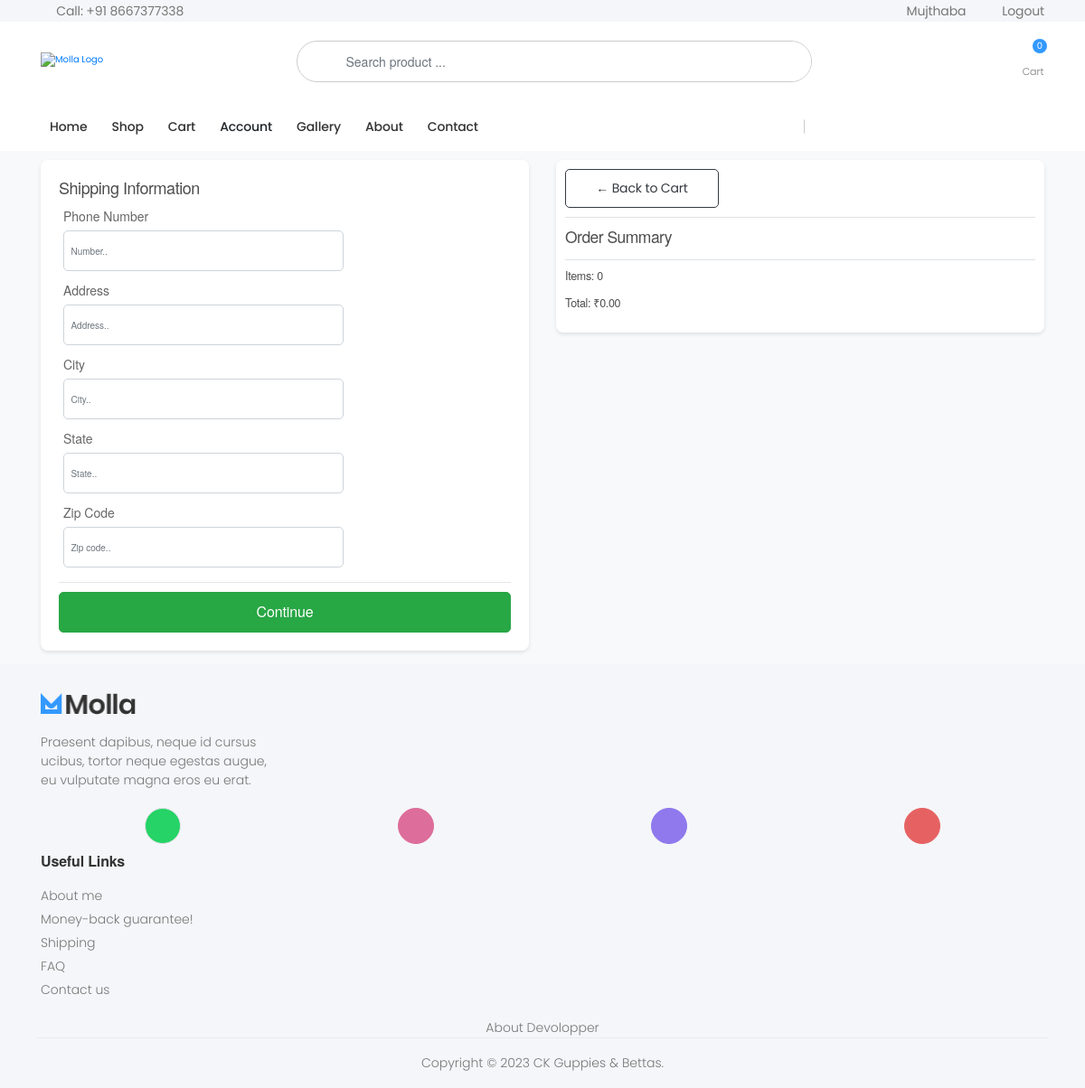
/checkout/ (signed in), run on an earlier commit of the app's database.
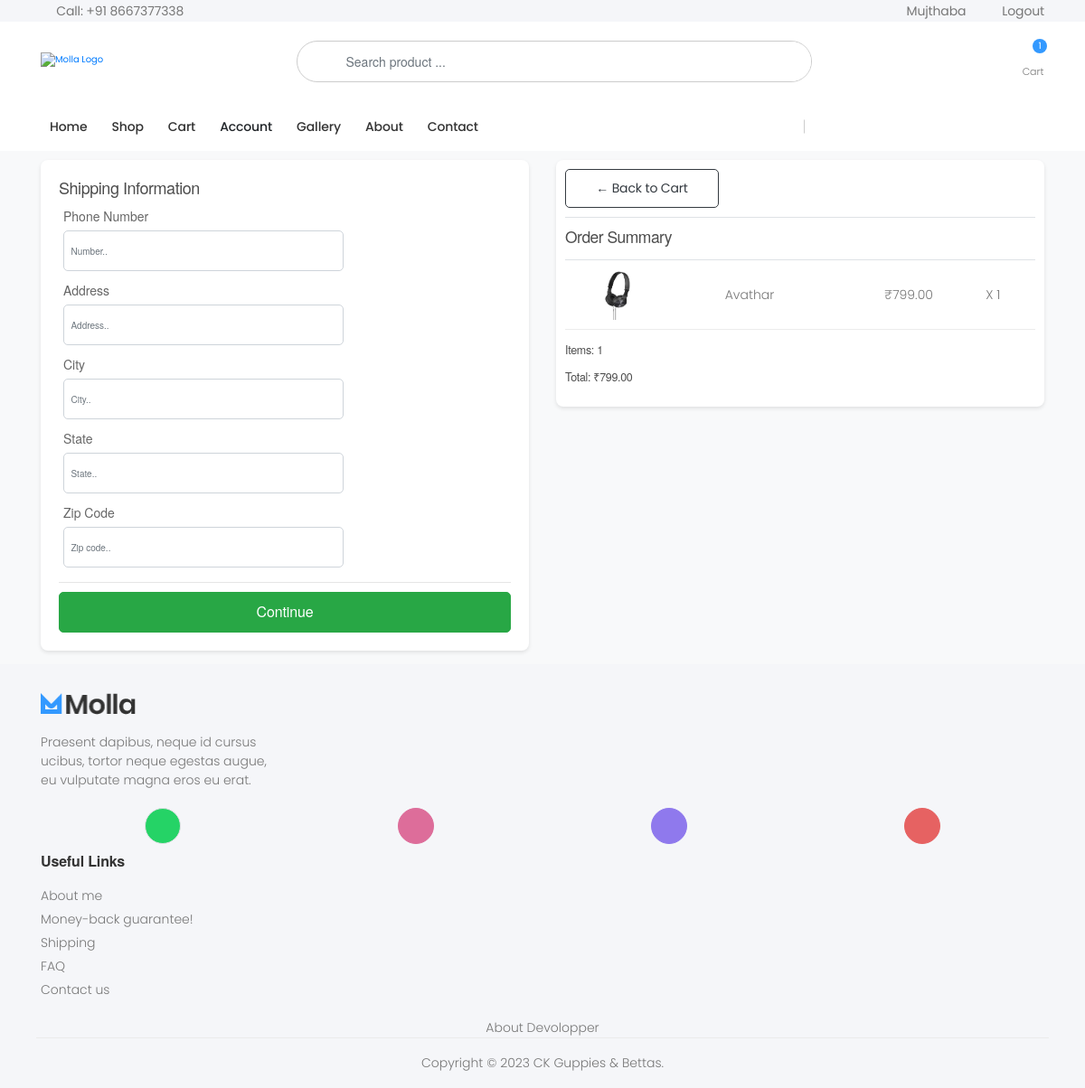
And on a later commit of the database.
### store/models.py (models this page shows, shortened)
class Order(models.Model):
	customer = models.ForeignKey(Customer, on_delete=models.SET_NULL, null=True, blank=True)
	date_ordered = models.DateTimeField(auto_now_add=True)
	complete = models.BooleanField(default=False)
	transaction_id = models.CharField(max_length=100, null=True)
	def __str__(self):
		return str(self.id)
	@property
	def get_cart_total(self):
		orderitems = self.orderitem_set.all()
		total = sum([item.get_total for item in orderitems])
		return total
	@property
	def get_cart_items(self):
		orderitems = self.orderitem_set.all()
		total = sum([item.quantity for item in orderitems])
		return total

class OrderItem(models.Model):
	product = models.ForeignKey(Product, on_delete=models.SET_NULL, null=True)
	order = models.ForeignKey(Order, on_delete=models.SET_NULL, null=True)
	quantity = models.IntegerField(default=0, null=True, blank=True)
	date_added = models.DateTimeField(auto_now_add=True)
	@property
	def get_total(self):
		total = self.product.new_price * self.quantity
		return total

class Product(models.Model):
	name = models.CharField(max_length=250,unique=True)
	slug = models.SlugField(max_length=250,unique=True)
	description = models.TextField(blank=True)
	old_price = models.DecimalField(max_digits=7,blank=True,null=True, decimal_places=2)
	new_price = models.DecimalField(max_digits=7,blank=False, decimal_places=2)
	category = models.ForeignKey(Category,on_delete=models.CASCADE)
	image_1 = models.ImageField(upload_to='product')
	image_2 = models.ImageField(upload_to='product',blank=True)
	image_3 = models.ImageField(upload_to='product',blank=True)
	video_url = models.URLField(max_length=200, blank=True)
	stock = models.IntegerField()
	available = models.BooleanField(default=True)
	new = models.BooleanField(default=True)
	created = models.DateTimeField(auto_now_add=True)
	update = models.DateField(auto_now=True)
	class Meta:
		ordering = ('name',)
		verbose_name = 'product'
		verbose_name_plural = 'products'
	@property
	def imageURL(self):
		try:
			url = self.image_1.url
		except:
			url = ''
		return url

### store/views.py (the view)
# urls.py: path('checkout/', views.checkout, name="checkout"),
def checkout(request):
    if request.user.is_authenticated:
        data = cartData(request)
        cartItems = data['cartItems']
        order = data['order']
        items = data['items']
        context = {'items':items, 'order':order, 'cartItems':cartItems}
        return render(request, 'store/checkout.html', context)
    else:
        return render(request, 'loginOrRegister.html')

### store/templates/store/Checkout.html (shortened to what this page needs)
{% extends 'store/Base.html' %}
{% load static %}
{% block content %}
<link rel="stylesheet" href="https://stackpath.bootstrapcdn.com/bootstrap/4.4.1/css/bootstrap.min.css">
    <link rel="stylesheet" type="text/css" href="{% static 'css/main.css' %}">
</head>
<body>
    <div class="container">
        <div class="row">
            <div class="col-lg-6">
                <div class="box-element" id="form-wrapper">
                    <form id="form">
                        <div id="shipping-info">
                            <h5>Shipping Information</h5>
                            <div class="form-field">
                                <label for="number">Phone Number</label>
                                <input required class="form-control" type="text" id="number" name="number" placeholder="Number.." required>
                            </div>
                            <div class="form-field">
                                <label for="address">Address</label>
                                <input class="form-control" type="text" id="address" name="address" placeholder="Address.." required>
                            </div>
                            <div class="form-field">
                                <label for="city">City</label>
                                <input class="form-control" type="text" id="city" name="city" placeholder="City.." required>
                            </div>
                            <div class="form-field">
                                <label for="state">State</label>
                                <input class="form-control" type="text" id="state" name="state" placeholder="State.." required>
                            </div>
                            <div class="form-field">
                                <label for="zipcode">Zip Code</label>
                                <input class="form-control" type="text" id="zipcode" name="zipcode" placeholder="Zip code.." required>
                            </div>
                        </div>
                        <hr>
                        <input id="form-button" class="btn btn-success btn-block" type="submit" value="Continue">
                    </form>
                </div>
                <br>
            </div>
            <div class="col-lg-6">
                <div class="box-element order-summary">
                    <a class="btn btn-outline-dark" href="{% url 'store_app:cart' %}">&#x2190; Back to Cart</a>
                    <hr>
                    <h3>Order Summary</h3>
                    <hr>
                    {% for item in items %}
                    <div class="cart-row">
                        <div><img class="row-image" src="{{item.product.imageURL}}"></div>
                        <div><p>{{item.product.name}}</p></div>
                        <div><p>₹{{item.product.new_price|floatformat:2}}</p></div>
                        <div><p>X  {{item.quantity}}</p></div>
                    </div>
                    {% endfor %}
                    <h5>Items: {{order.get_cart_items}}</h5>
                    <h5 name="total">Total: ₹{{order.get_cart_total|floatformat:2}}</h5>
                </div>
            </div>
        </div>
    </div>
{% endblock content %}

### store/templates/store/Base.html (shortened to what this page needs)
{% load static %}
<!DOCTYPE html>
<html lang="en">
<head>
    <link rel="stylesheet" href="{% static 'assets/vendor/line-awesome/line-awesome/line-awesome/css/line-awesome.min.css' %}">
    <link rel="stylesheet" href="{% static 'assets/css/bootstrap.min.css' %}">
    <link rel="stylesheet" href="{% static 'assets/css/plugins/owl-carousel/owl.carousel.css' %}">
    <link rel="stylesheet" href="{% static 'assets/css/plugins/magnific-popup/magnific-popup.css' %}">
    <link rel="stylesheet" href="{% static 'assets/css/plugins/jquery.countdown.css' %}">
    <link rel="stylesheet" href="{% static 'assets/css/style.css' %}">
    <link rel="stylesheet" href="{% static 'assets/css/skins/skin-demo-4.css' %}">
    <link rel="stylesheet" href="{% static 'assets/css/demos/demo-4.css' %}">
    <link rel="stylesheet" href="{% static 'assets/css/style2.css' %}">
</head>
<body>
    <div class="page-wrapper">
        <header class="header header-intro-clearance header-4">
            <div class="header-top">
                <div class="container">
                    <div class="header-left">
                        <a href="tel:#"><i class="icon-phone"></i>Call: +91 8667377338</a>
                    </div>
                    <div class="header-right">
                        <ul class="top-menu">
                            <li>
                                <ul>
									{% if user.is_authenticated %}
									<li><a href="#">{{user.username}}</a></li>
									<li><a href="{% url 'auth_app:logout' %}" id="signin-button">Logout</a></li>
									{% else %}
                                    <li><a href="{% url 'auth_app:register' %}" id="signup-button">Sign up</a></li>
                                    <li><a href="{% url 'auth_app:login' %}" id="signin-button">Sign in</a></li>
									{% endif %}
                                </ul>
                            </li>
                        </ul>
                    </div>
                </div>
            </div>
            <div class="header-middle">
                <div class="container">
                    <div class="header-left">
                        <a href="{% url 'store_app:allProdCat' %}" class="logo">
                            <img src="{% static 'assets/images/demos/demo-4/logo 19a.png' %}" alt="Molla Logo" width="180" height="25">
                        </a>
                    </div>
                    <div class="header-center">
                        <div class="header-search header-search-extended header-search-visible d-none d-lg-block">
							<form action="{% url 'search_app:SearchResult' %}" method="get">
                                <div class="header-search-wrapper search-wrapper-wide">
                                    <button class="btn btn-primary" type="submit"><i class="icon-search"></i></button>
                                    <input type="search" class="form-control" name="q" id="q" placeholder="Search product ..." required>
                                </div>
                            </form>
                        </div>
                    </div>
                    <div class="header-right">
                        <div class="dropdown cart-dropdown">
                            <a href="{% url 'store_app:cart' %}" class="dropdown-toggle">
                                <div class="icon">
                                    <i class="icon-shopping-cart"></i>
                                    <span class="cart-count">{{cartItems}}</span>
                                </div>
                                <p>Cart</p>
                            </a>
                        </div>
                    </div>
                </div>
            </div>
            <div class="header-bottom sticky-header">
                <div class="container">
                    <div class="header-center">
                        <nav class="main-nav">
                            <ul class="menu sf-arrows">
                                <li class="megamenu-container {% if request.path == '/' %}active{% endif %}">
                                    <a href="{% url 'store_app:allProdCat' %}">Home</a>
                                </li>
                                <li class="megamenu-container {% if request.path == '/shop/' %}active{% endif %}">
                                    <a href="{% url 'store_app:allProductListing' %}">Shop</a>
                                </li>
                                <li class="{% if request.path == '/cart/' %}active{% endif %}">
                                    <a href="{% url 'store_app:cart' %}">Cart</a>
                                </li>
                                <li class="#">
                                    <a>Account</a>
                                </li>
                                <li class="{% if request.path == '/gallery/' %}active{% endif %}">
                                    <a href="{% url 'store_app:gallery' %}">Gallery</a>
                                </li>
                                <li class="{% if request.path == '/about/' %}active{% endif %}">
                                    <a href="{% url 'store_app:about' %}">About</a>
                                </li>
                                <li class="{% if request.path == '/contact/' %}active{% endif %}">
                                    <a href="{% url 'store_app:contact' %}">Contact</a>
                                </li>
                            </ul>
                        </nav>
                    </div>
                </div>
            </div>
        </header>
        {% block content %}{% endblock %}
        <footer class="footer">
            <div class="footer-middle">
                <div class="container">
                    <div class="row">
                        <div class="col-sm-6 col-lg-3">
                            <div class="widget widget-about">
                                <img src="{% static 'assets/images/demos/demo-4/logo-footer.png' %}" class="footer-logo"
                                    alt="Footer Logo" width="105" height="25">
                                <p>Praesent dapibus, neque id cursus ucibus, tortor neque egestas augue, eu vulputate
                                    magna eros eu erat. </p>
                            </div>
                        </div>
                        <div class="col-md-12">
                            <div class="social-icons social-icons-colored justify-content-around mb-3">
                                <a href="#" class="social-icon social-whatsapp" title="WhatsApp" target="_blank" style="background-color: #25d366;"><i class="icon-whatsapp"></i></a>
                                <a href="#" class="social-icon social-instagram" title="Instagram" target="_blank"><i class="icon-instagram"></i></a>
                                <a href="#" class="social-icon social-facebook" title="Facebook" target="_blank"><i class="icon-facebook-f"></i></a>
                                <a href="#" class="social-icon social-youtube" title="Youtube" target="_blank"><i class="icon-youtube"></i></a>
                            </div>
                        </div>
                        <div class="col-sm-6 col-lg-3">
                            <div class="widget">
                                <h4 class="widget-title">Useful Links</h4>
                                <ul class="widget-list">
                                    <li><a href="#">About me</a></li>
                                    <li><a href="#">Money-back guarantee!</a></li>
                                    <li><a href="{% url 'store_app:allProductListing' %}">Shipping</a></li>
                                    <li><a href="{% url 'store_app:faq' %}">FAQ</a></li>
                                    <li><a href="{% url 'store_app:about' %}">Contact us</a></li>
                                </ul>
                            </div>
                        </div>
                    </div>
                </div>
            </div>
            <div>
                <a href="{% url 'store_app:devolopper' %}">
                    <p class="footer-copyright text-center">About Devolopper</p>
                </a>
            </div>
            <div class="footer-bottom">
                <div class="container">
                    <p class="footer-copyright text-center">Copyright © 2023 CK Guppies & Bettas.</p>
                </div>
            </div>
        </footer>
    </div>
</body>
</html>

What changed in the data, as far as the page shows it:
added OrderItem: product.imageURL (picture), product.name "Avathar", product.new_price "799.00", quantity "1"
computed for Order: get_cart_items "0" → "1"; get_cart_total "0.00" → "799.00"
Also different on the page:
{{ cartItems }}: "0" → "1"
